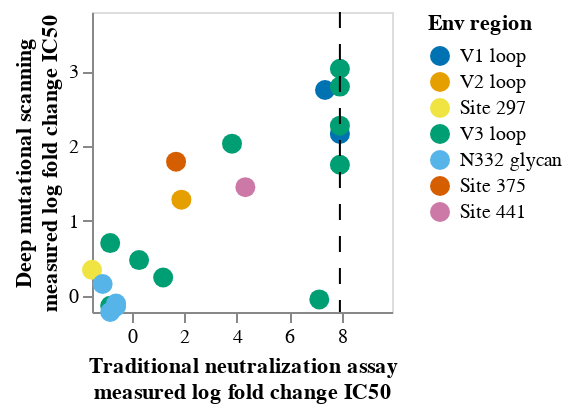
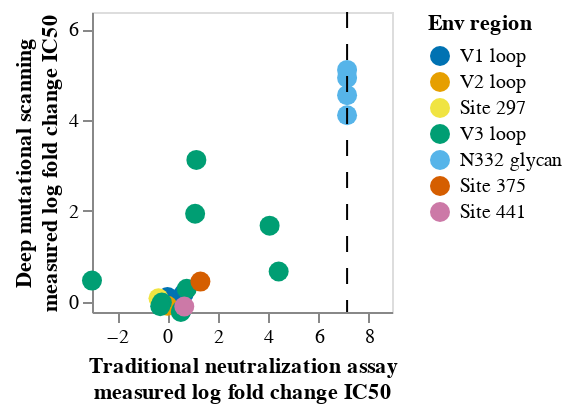
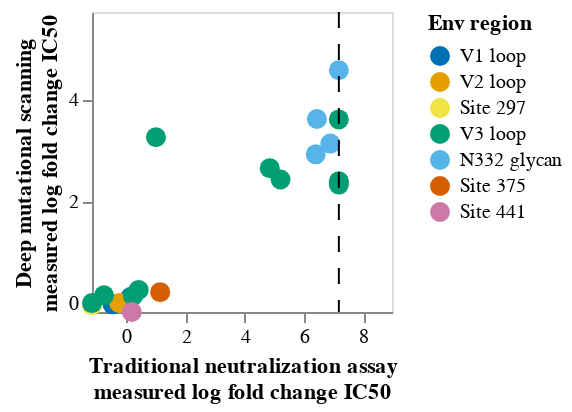
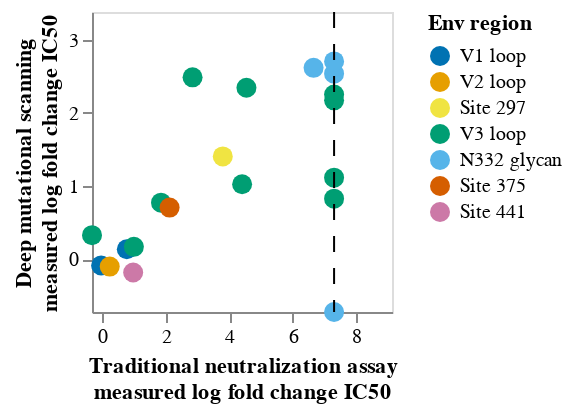

Write notebook code for charts like these, in order.
### Code cell
#display(plot_data)
for virus in fold_changes['virus'].unique():
    for antibody in fold_changes['antibody'].unique():
        sub_plot_data = fold_changes.query('virus==@virus').query('antibody==@antibody').query('times_seen>=2').copy()
        sub_plot_data['aa_substitutions'] = [f'wildtype {virus}' if x is '' else x for x in sub_plot_data['aa_substitutions']]
        sub_plot_data['log measured_fold_change'] = np.log(sub_plot_data['measured_fold_change'])
        fold_change_chart = (
            alt.Chart(sub_plot_data.query('virus==@virus').query('antibody==@antibody'))
            .encode(
                x=alt.X(
                    "log measured_fold_change",
                    title=["Traditional neutralization assay", "measured log fold change IC50"],
                    scale=alt.Scale(#type="log", 
                                        nice=False,
                                       domain=(sub_plot_data["log measured_fold_change"].min(), 
                                           sub_plot_data["log measured_fold_change"].max()*1.25)),
                       ),
                y=alt.Y(
                    "predicted log fold change IC50 mutant",
                    title=["Deep mutational scanning", "measured log fold change IC50"],
                    scale=alt.Scale(#type="log", 
                                    nice=False,
                                   domain=(sub_plot_data["predicted log fold change IC50 mutant"].min(), 
                                           sub_plot_data["predicted log fold change IC50 mutant"].max()*1.25)),
                ),
                #facet=alt.Facet("antibody", columns=4, title=None),
                color=alt.Color("Env region", 
                                #title="Amino acid substitutions", 
                                scale=alt.Scale(range=figure_palette[1:]),
                                sort=[
                                    'wildtype TRO11',
                                ]
                               ),
                tooltip=[
                    alt.Tooltip(c, format=".3g") if sub_plot_data[c].dtype == float
                    else c
                    for c in sub_plot_data.columns.tolist()
                ],
            )
            .mark_circle(filled=True, size=100, opacity=1)
            #.configure_axis(grid=False)
            #.resolve_scale(y="independent", x="independent")
            .properties(width=150, height=150)
        )
        
        antibody_df = fold_changes.query("antibody==@antibody").query('virus==@virus')
        antibody_df = antibody_df[~antibody_df['aa_substitutions'].str.contains(" ")]
        display(antibody_df)
        print(f"{antibody}:")
        slope, intercept, r_value, p_value, std_err = stats.linregress(
            antibody_df["predicted log fold change IC50 mutant"].astype(float),
            np.log(antibody_df["measured_fold_change"].astype(float)))
        print(f"Predicted fold change correlation (R^2): {round(r_value**2,3)}")
        
        line = alt.Chart(pd.DataFrame({'log measured_fold_change': [sub_plot_data["log measured_fold_change"].max()]})).mark_rule(strokeDash=[8,8]).encode(x='log measured_fold_change')
        (fold_change_chart + line).configure_axis(grid=False).display()

### Figure 1 — Vega-Lite specification as saved in the notebook (floating-point values rounded to 4 significant figures)
{"config": {"view": {"continuousWidth": 300, "continuousHeight": 300}, "axis": {"grid": false}}, "layer": [{"data": {"name": "data-1e853fa07700f74eed65a16342a73e0c"}, "mark": {"type": "circle", "filled": true, "opacity": 1, "size": 100}, "encoding": {"color": {"field": "Env region", "scale": {"range": ["#0072B2", "#E69F00", "#F0E442", "#009E73", "#56B4E9", "#D55E00", "#CC79A7", "#9F0162", "#8400CD"]}, "sort": ["wildtype TRO11"], "type": "nominal"}, "tooltip": [{"field": "antibody", "type": "nominal"}, {"field": "virus", "type": "nominal"}, {"field": "aa_substitutions", "type": "nominal"}, {"field": "measured IC50 mutant", "format": ".3g", "type": "quantitative"}, {"field": "predicted log fold change IC50 mutant", "format": ".3g", "type": "quantitative"}, {"field": "times_seen", "format": ".3g", "type": "quantitative"}, {"field": "n_models", "format": ".3g", "type": "quantitative"}, {"field": "Env region", "type": "nominal"}, {"field": "measured IC50 unmutated", "format": ".3g", "type": "quantitative"}, {"field": "predicted log fold change IC50 unmutated", "format": ".3g", "type": "quantitative"}, {"field": "measured_fold_change", "format": ".3g", "type": "quantitative"}, {"field": "log measured_fold_change", "format": ".3g", "type": "quantitative"}], "x": {"field": "log measured_fold_change", "scale": {"domain": [-1.504, 9.912], "nice": false}, "title": ["Traditional neutralization assay", "measured log fold change IC50"], "type": "quantitative"}, "y": {"field": "predicted log fold change IC50 mutant", "scale": {"domain": [-0.2178, 3.794], "nice": false}, "title": ["Deep mutational scanning", "measured log fold change IC50"], "type": "quantitative"}}}, {"data": {"name": "data-c9ccd4fd955570b79ab371db6319cf56"}, "mark": {"type": "rule", "strokeDash": [8, 8]}, "encoding": {"x": {"field": "log measured_fold_change", "type": "quantitative"}}}], "height": 150, "width": 150, "$schema": "https://vega.github.io/schema/vega-lite/v5.20.1.json", "datasets": {"data-1e853fa07700f74eed65a16342a73e0c": [{"antibody": "007", "virus": "TRO11", "aa_substitutions": "N156K", "measured IC50 mutant": 25.0, "predicted log fold change IC50 mutant": 2.164, "times_seen": 11.54, "n_models": 2.0, "Env region": "V1 loop", "measured IC50 unmutated": 0.009, "predicted log fold change IC50 unmutated": 1.0, "measured_fold_change": 2778.0, "log measured_fold_change": 7.929}, {"antibody": "007", "virus": "TRO11", "aa_substitutions": "N156R", "measured IC50 mutant": 14.19, "predicted log fold change IC50 mutant": 2.752, "times_seen": 5.875, "n_models": 2.0, "Env region": "V1 loop", "measured IC50 unmutated": 0.009, "predicted log fold change IC50 unmutated": 1.0, "measured_fold_change": 1577.0, "log measured_fold_change": 7.363}, {"antibody": "007", "virus": "TRO11", "aa_substitutions": "T189G", "measured IC50 mutant": 0.06, "predicted log fold change IC50 mutant": 1.285, "times_seen": 4.667, "n_models": 2.0, "Env region": "V2 loop", "measured IC50 unmutated": 0.009, "predicted log fold change IC50 unmutated": 1.0, "measured_fold_change": 6.667, "log measured_fold_change": 1.897}, {"antibody": "007", "virus": "TRO11", "aa_substitutions": "T297E", "measured IC50 mutant": 0.002, "predicted log fold change IC50 mutant": 0.3459, "times_seen": 2.5, "n_models": 2.0, "Env region": "Site 297", "measured IC50 unmutated": 0.009, "predicted log fold change IC50 unmutated": 1.0, "measured_fold_change": 0.2222, "log measured_fold_change": -1.504}, {"antibody": "007", "virus": "TRO11", "aa_substitutions": "T303G", "measured IC50 mutant": 25.0, "predicted log fold change IC50 mutant": 3.035, "times_seen": 3.125, "n_models": 2.0, "Env region": "V3 loop", "measured IC50 unmutated": 0.009, "predicted log fold change IC50 unmutated": 1.0, "measured_fold_change": 2778.0, "log measured_fold_change": 7.929}, {"antibody": "007", "virus": "TRO11", "aa_substitutions": "T303K", "measured IC50 mutant": 25.0, "predicted log fold change IC50 mutant": 2.797, "times_seen": 9.042, "n_models": 2.0, "Env region": "V3 loop", "measured IC50 unmutated": 0.009, "predicted log fold change IC50 unmutated": 1.0, "measured_fold_change": 2778.0, "log measured_fold_change": 7.929}, {"antibody": "007", "virus": "TRO11", "aa_substitutions": "D322K", "measured IC50 mutant": 25.0, "predicted log fold change IC50 mutant": 2.274, "times_seen": 7.125, "n_models": 2.0, "Env region": "V3 loop", "measured IC50 unmutated": 0.009, "predicted log fold change IC50 unmutated": 1.0, "measured_fold_change": 2778.0, "log measured_fold_change": 7.929}, {"antibody": "007", "virus": "TRO11", "aa_substitutions": "G324D", "measured IC50 mutant": 0.03, "predicted log fold change IC50 mutant": 0.2442, "times_seen": 10.25, "n_models": 2.0, "Env region": "V3 loop", "measured IC50 unmutated": 0.009, "predicted log fold change IC50 unmutated": 1.0, "measured_fold_change": 3.333, "log measured_fold_change": 1.204}, {"antibody": "007", "virus": "TRO11", "aa_substitutions": "G324V", "measured IC50 mutant": 25.0, "predicted log fold change IC50 mutant": 1.751, "times_seen": 3.958, "n_models": 2.0, "Env region": "V3 loop", "measured IC50 unmutated": 0.009, "predicted log fold change IC50 unmutated": 1.0, "measured_fold_change": 2778.0, "log measured_fold_change": 7.929}, {"antibody": "007", "virus": "TRO11", "aa_substitutions": "D325Q", "measured IC50 mutant": 0.004, "predicted log fold change IC50 mutant": -0.1351, "times_seen": 4.125, "n_models": 2.0, "Env region": "V3 loop", "measured IC50 unmutated": 0.009, "predicted log fold change IC50 unmutated": 1.0, "measured_fold_change": 0.4444, "log measured_fold_change": -0.8109}, {"antibody": "007", "virus": "TRO11", "aa_substitutions": "R327L", "measured IC50 mutant": 0.412, "predicted log fold change IC50 mutant": 2.033, "times_seen": 6.958, "n_models": 2.0, "Env region": "V3 loop", "measured IC50 unmutated": 0.009, "predicted log fold change IC50 unmutated": 1.0, "measured_fold_change": 45.78, "log measured_fold_change": 3.824}, {"antibody": "007", "virus": "TRO11", "aa_substitutions": "R327P", "measured IC50 mutant": 11.42, "predicted log fold change IC50 mutant": -0.04915, "times_seen": 4.0, "n_models": 2.0, "Env region": "V3 loop", "measured IC50 unmutated": 0.009, "predicted log fold change IC50 unmutated": 1.0, "measured_fold_change": 1269.0, "log measured_fold_change": 7.146}, {"antibody": "007", "virus": "TRO11", "aa_substitutions": "H330D", "measured IC50 mutant": 0.004, "predicted log fold change IC50 mutant": 0.7042, "times_seen": 6.0, "n_models": 2.0, "Env region": "V3 loop", "measured IC50 unmutated": 0.009, "predicted log fold change IC50 unmutated": 1.0, "measured_fold_change": 0.4444, "log measured_fold_change": -0.8109}, {"antibody": "007", "virus": "TRO11", "aa_substitutions": "H330E", "measured IC50 mutant": 0.012, "predicted log fold change IC50 mutant": 0.4763, "times_seen": 7.0, "n_models": 2.0, "Env region": "V3 loop", "measured IC50 unmutated": 0.009, "predicted log fold change IC50 unmutated": 1.0, "measured_fold_change": 1.333, "log measured_fold_change": 0.2877}, {"antibody": "007", "virus": "TRO11", "aa_substitutions": "N332K", "measured IC50 mutant": 0.003, "predicted log fold change IC50 mutant": 0.1566, "times_seen": 10.0, "n_models": 2.0, "Env region": "N332 glycan", "measured IC50 unmutated": 0.009, "predicted log fold change IC50 unmutated": 1.0, "measured_fold_change": 0.3333, "log measured_fold_change": -1.099}, {"antibody": "007", "virus": "TRO11", "aa_substitutions": "N332V", "measured IC50 mutant": 0.004, "predicted log fold change IC50 mutant": -0.2178, "times_seen": 4.5, "n_models": 2.0, "Env region": "N332 glycan", "measured IC50 unmutated": 0.009, "predicted log fold change IC50 unmutated": 1.0, "measured_fold_change": 0.4444, "log measured_fold_change": -0.8109}, {"antibody": "007", "virus": "TRO11", "aa_substitutions": "S334Q", "measured IC50 mutant": 0.005, "predicted log fold change IC50 mutant": -0.1035, "times_seen": 2.5, "n_models": 2.0, "Env region": "N332 glycan", "measured IC50 unmutated": 0.009, "predicted log fold change IC50 unmutated": 1.0, "measured_fold_change": 0.5556, "log measured_fold_change": -0.5878}, {"antibody": "007", "virus": "TRO11", "aa_substitutions": "S334R", "measured IC50 mutant": 0.005, "predicted log fold change IC50 mutant": -0.1444, "times_seen": 7.0, "n_models": 2.0, "Env region": "N332 glycan", "measured IC50 unmutated": 0.009, "predicted log fold change IC50 unmutated": 1.0, "measured_fold_change": 0.5556, "log measured_fold_change": -0.5878}, {"antibody": "007", "virus": "TRO11", "aa_substitutions": "S375W", "measured IC50 mutant": 0.049, "predicted log fold change IC50 mutant": 1.793, "times_seen": 4.25, "n_models": 2.0, "Env region": "Site 375", "measured IC50 unmutated": 0.009, "predicted log fold change IC50 unmutated": 1.0, "measured_fold_change": 5.444, "log measured_fold_change": 1.695}, {"antibody": "007", "virus": "TRO11", "aa_substitutions": "G441I", "measured IC50 mutant": 0.685, "predicted log fold change IC50 mutant": 1.451, "times_seen": 5.5, "n_models": 2.0, "Env region": "Site 441", "measured IC50 unmutated": 0.009, "predicted log fold change IC50 unmutated": 1.0, "measured_fold_change": 76.11, "log measured_fold_change": 4.332}], "data-c9ccd4fd955570b79ab371db6319cf56": [{"log measured_fold_change": 7.929}]}}

### Figure 2 — Vega-Lite specification as saved in the notebook (floating-point values rounded to 4 significant figures)
{"config": {"view": {"continuousWidth": 300, "continuousHeight": 300}, "axis": {"grid": false}}, "layer": [{"data": {"name": "data-89dc4dd5b88ee7855766344a844207a3"}, "mark": {"type": "circle", "filled": true, "opacity": 1, "size": 100}, "encoding": {"color": {"field": "Env region", "scale": {"range": ["#0072B2", "#E69F00", "#F0E442", "#009E73", "#56B4E9", "#D55E00", "#CC79A7", "#9F0162", "#8400CD"]}, "sort": ["wildtype TRO11"], "type": "nominal"}, "tooltip": [{"field": "antibody", "type": "nominal"}, {"field": "virus", "type": "nominal"}, {"field": "aa_substitutions", "type": "nominal"}, {"field": "measured IC50 mutant", "format": ".3g", "type": "quantitative"}, {"field": "predicted log fold change IC50 mutant", "format": ".3g", "type": "quantitative"}, {"field": "times_seen", "format": ".3g", "type": "quantitative"}, {"field": "n_models", "format": ".3g", "type": "quantitative"}, {"field": "Env region", "type": "nominal"}, {"field": "measured IC50 unmutated", "format": ".3g", "type": "quantitative"}, {"field": "predicted log fold change IC50 unmutated", "format": ".3g", "type": "quantitative"}, {"field": "measured_fold_change", "format": ".3g", "type": "quantitative"}, {"field": "log measured_fold_change", "format": ".3g", "type": "quantitative"}], "x": {"field": "log measured_fold_change", "scale": {"domain": [-2.996, 8.914], "nice": false}, "title": ["Traditional neutralization assay", "measured log fold change IC50"], "type": "quantitative"}, "y": {"field": "predicted log fold change IC50 mutant", "scale": {"domain": [-0.2295, 6.377], "nice": false}, "title": ["Deep mutational scanning", "measured log fold change IC50"], "type": "quantitative"}}}, {"data": {"name": "data-2a133728929b89aebbf12dd16616d04c"}, "mark": {"type": "rule", "strokeDash": [8, 8]}, "encoding": {"x": {"field": "log measured_fold_change", "type": "quantitative"}}}], "height": 150, "width": 150, "$schema": "https://vega.github.io/schema/vega-lite/v5.20.1.json", "datasets": {"data-89dc4dd5b88ee7855766344a844207a3": [{"antibody": "10-1074", "virus": "TRO11", "aa_substitutions": "N156K", "measured IC50 mutant": 0.038, "predicted log fold change IC50 mutant": 0.1718, "times_seen": 12.17, "n_models": 3.0, "Env region": "V1 loop", "measured IC50 unmutated": 0.02, "predicted log fold change IC50 unmutated": 1.0, "measured_fold_change": 1.9, "log measured_fold_change": 0.6419}, {"antibody": "10-1074", "virus": "TRO11", "aa_substitutions": "N156R", "measured IC50 mutant": 0.02, "predicted log fold change IC50 mutant": 0.103, "times_seen": 4.5, "n_models": 3.0, "Env region": "V1 loop", "measured IC50 unmutated": 0.02, "predicted log fold change IC50 unmutated": 1.0, "measured_fold_change": 1.0, "log measured_fold_change": 0.0}, {"antibody": "10-1074", "virus": "TRO11", "aa_substitutions": "T189G", "measured IC50 mutant": 0.02, "predicted log fold change IC50 mutant": -0.09394, "times_seen": 4.111, "n_models": 3.0, "Env region": "V2 loop", "measured IC50 unmutated": 0.02, "predicted log fold change IC50 unmutated": 1.0, "measured_fold_change": 1.0, "log measured_fold_change": 0.0}, {"antibody": "10-1074", "virus": "TRO11", "aa_substitutions": "T297E", "measured IC50 mutant": 0.014, "predicted log fold change IC50 mutant": 0.07409, "times_seen": 2.0, "n_models": 3.0, "Env region": "Site 297", "measured IC50 unmutated": 0.02, "predicted log fold change IC50 unmutated": 1.0, "measured_fold_change": 0.7, "log measured_fold_change": -0.3567}, {"antibody": "10-1074", "virus": "TRO11", "aa_substitutions": "T303G", "measured IC50 mutant": 0.016, "predicted log fold change IC50 mutant": -0.0229, "times_seen": 2.75, "n_models": 3.0, "Env region": "V3 loop", "measured IC50 unmutated": 0.02, "predicted log fold change IC50 unmutated": 1.0, "measured_fold_change": 0.8, "log measured_fold_change": -0.2231}, {"antibody": "10-1074", "virus": "TRO11", "aa_substitutions": "T303K", "measured IC50 mutant": 0.015, "predicted log fold change IC50 mutant": -0.1004, "times_seen": 8.0, "n_models": 3.0, "Env region": "V3 loop", "measured IC50 unmutated": 0.02, "predicted log fold change IC50 unmutated": 1.0, "measured_fold_change": 0.75, "log measured_fold_change": -0.2877}, {"antibody": "10-1074", "virus": "TRO11", "aa_substitutions": "D322K", "measured IC50 mutant": 0.034, "predicted log fold change IC50 mutant": -0.2295, "times_seen": 7.417, "n_models": 3.0, "Env region": "V3 loop", "measured IC50 unmutated": 0.02, "predicted log fold change IC50 unmutated": 1.0, "measured_fold_change": 1.7, "log measured_fold_change": 0.5306}, {"antibody": "10-1074", "virus": "TRO11", "aa_substitutions": "G324D", "measured IC50 mutant": 0.035, "predicted log fold change IC50 mutant": -0.1849, "times_seen": 9.083, "n_models": 3.0, "Env region": "V3 loop", "measured IC50 unmutated": 0.02, "predicted log fold change IC50 unmutated": 1.0, "measured_fold_change": 1.75, "log measured_fold_change": 0.5596}, {"antibody": "10-1074", "virus": "TRO11", "aa_substitutions": "G324V", "measured IC50 mutant": 0.001, "predicted log fold change IC50 mutant": 0.4628, "times_seen": 3.75, "n_models": 3.0, "Env region": "V3 loop", "measured IC50 unmutated": 0.02, "predicted log fold change IC50 unmutated": 1.0, "measured_fold_change": 0.05, "log measured_fold_change": -2.996}, {"antibody": "10-1074", "virus": "TRO11", "aa_substitutions": "D325Q", "measured IC50 mutant": 1.653, "predicted log fold change IC50 mutant": 0.6627, "times_seen": 3.25, "n_models": 3.0, "Env region": "V3 loop", "measured IC50 unmutated": 0.02, "predicted log fold change IC50 unmutated": 1.0, "measured_fold_change": 82.65, "log measured_fold_change": 4.415}, {"antibody": "10-1074", "virus": "TRO11", "aa_substitutions": "R327L", "measured IC50 mutant": 0.043, "predicted log fold change IC50 mutant": 0.2802, "times_seen": 7.028, "n_models": 3.0, "Env region": "V3 loop", "measured IC50 unmutated": 0.02, "predicted log fold change IC50 unmutated": 1.0, "measured_fold_change": 2.15, "log measured_fold_change": 0.7655}, {"antibody": "10-1074", "virus": "TRO11", "aa_substitutions": "R327P", "measured IC50 mutant": 1.154, "predicted log fold change IC50 mutant": 1.672, "times_seen": 4.389, "n_models": 3.0, "Env region": "V3 loop", "measured IC50 unmutated": 0.02, "predicted log fold change IC50 unmutated": 1.0, "measured_fold_change": 57.7, "log measured_fold_change": 4.055}, {"antibody": "10-1074", "virus": "TRO11", "aa_substitutions": "H330D", "measured IC50 mutant": 0.06, "predicted log fold change IC50 mutant": 1.933, "times_seen": 6.333, "n_models": 3.0, "Env region": "V3 loop", "measured IC50 unmutated": 0.02, "predicted log fold change IC50 unmutated": 1.0, "measured_fold_change": 3.0, "log measured_fold_change": 1.099}, {"antibody": "10-1074", "virus": "TRO11", "aa_substitutions": "H330E", "measured IC50 mutant": 0.063, "predicted log fold change IC50 mutant": 3.12, "times_seen": 7.111, "n_models": 3.0, "Env region": "V3 loop", "measured IC50 unmutated": 0.02, "predicted log fold change IC50 unmutated": 1.0, "measured_fold_change": 3.15, "log measured_fold_change": 1.147}, {"antibody": "10-1074", "virus": "TRO11", "aa_substitutions": "N332K", "measured IC50 mutant": 25.0, "predicted log fold change IC50 mutant": 4.546, "times_seen": 12.31, "n_models": 3.0, "Env region": "N332 glycan", "measured IC50 unmutated": 0.02, "predicted log fold change IC50 unmutated": 1.0, "measured_fold_change": 1250.0, "log measured_fold_change": 7.131}, {"antibody": "10-1074", "virus": "TRO11", "aa_substitutions": "N332V", "measured IC50 mutant": 25.0, "predicted log fold change IC50 mutant": 4.927, "times_seen": 5.306, "n_models": 3.0, "Env region": "N332 glycan", "measured IC50 unmutated": 0.02, "predicted log fold change IC50 unmutated": 1.0, "measured_fold_change": 1250.0, "log measured_fold_change": 7.131}, {"antibody": "10-1074", "virus": "TRO11", "aa_substitutions": "S334Q", "measured IC50 mutant": 25.0, "predicted log fold change IC50 mutant": 5.102, "times_seen": 3.417, "n_models": 3.0, "Env region": "N332 glycan", "measured IC50 unmutated": 0.02, "predicted log fold change IC50 unmutated": 1.0, "measured_fold_change": 1250.0, "log measured_fold_change": 7.131}, {"antibody": "10-1074", "virus": "TRO11", "aa_substitutions": "S334R", "measured IC50 mutant": 25.0, "predicted log fold change IC50 mutant": 4.103, "times_seen": 8.722, "n_models": 3.0, "Env region": "N332 glycan", "measured IC50 unmutated": 0.02, "predicted log fold change IC50 unmutated": 1.0, "measured_fold_change": 1250.0, "log measured_fold_change": 7.131}, {"antibody": "10-1074", "virus": "TRO11", "aa_substitutions": "S375W", "measured IC50 mutant": 0.074, "predicted log fold change IC50 mutant": 0.4397, "times_seen": 3.333, "n_models": 3.0, "Env region": "Site 375", "measured IC50 unmutated": 0.02, "predicted log fold change IC50 unmutated": 1.0, "measured_fold_change": 3.7, "log measured_fold_change": 1.308}, {"antibody": "10-1074", "virus": "TRO11", "aa_substitutions": "G441I", "measured IC50 mutant": 0.039, "predicted log fold change IC50 mutant": -0.1073, "times_seen": 5.083, "n_models": 3.0, "Env region": "Site 441", "measured IC50 unmutated": 0.02, "predicted log fold change IC50 unmutated": 1.0, "measured_fold_change": 1.95, "log measured_fold_change": 0.6678}], "data-2a133728929b89aebbf12dd16616d04c": [{"log measured_fold_change": 7.131}]}}

### Figure 3 — Vega-Lite specification as saved in the notebook (floating-point values rounded to 4 significant figures)
{"config": {"view": {"continuousWidth": 300, "continuousHeight": 300}, "axis": {"grid": false}}, "layer": [{"data": {"name": "data-06a742e3298c8770d68e676a3b030056"}, "mark": {"type": "circle", "filled": true, "opacity": 1, "size": 100}, "encoding": {"color": {"field": "Env region", "scale": {"range": ["#0072B2", "#E69F00", "#F0E442", "#009E73", "#56B4E9", "#D55E00", "#CC79A7", "#9F0162", "#8400CD"]}, "sort": ["wildtype TRO11"], "type": "nominal"}, "tooltip": [{"field": "antibody", "type": "nominal"}, {"field": "virus", "type": "nominal"}, {"field": "aa_substitutions", "type": "nominal"}, {"field": "measured IC50 mutant", "format": ".3g", "type": "quantitative"}, {"field": "predicted log fold change IC50 mutant", "format": ".3g", "type": "quantitative"}, {"field": "times_seen", "format": ".3g", "type": "quantitative"}, {"field": "n_models", "format": ".3g", "type": "quantitative"}, {"field": "Env region", "type": "nominal"}, {"field": "measured IC50 unmutated", "format": ".3g", "type": "quantitative"}, {"field": "predicted log fold change IC50 unmutated", "format": ".3g", "type": "quantitative"}, {"field": "measured_fold_change", "format": ".3g", "type": "quantitative"}, {"field": "log measured_fold_change", "format": ".3g", "type": "quantitative"}], "x": {"field": "log measured_fold_change", "scale": {"domain": [-1.158, 8.971], "nice": false}, "title": ["Traditional neutralization assay", "measured log fold change IC50"], "type": "quantitative"}, "y": {"field": "predicted log fold change IC50 mutant", "scale": {"domain": [-0.1749, 5.717], "nice": false}, "title": ["Deep mutational scanning", "measured log fold change IC50"], "type": "quantitative"}}}, {"data": {"name": "data-576b9b49e455644e5abf251b10db1bd2"}, "mark": {"type": "rule", "strokeDash": [8, 8]}, "encoding": {"x": {"field": "log measured_fold_change", "type": "quantitative"}}}], "height": 150, "width": 150, "$schema": "https://vega.github.io/schema/vega-lite/v5.20.1.json", "datasets": {"data-06a742e3298c8770d68e676a3b030056": [{"antibody": "PGT121", "virus": "TRO11", "aa_substitutions": "N156K", "measured IC50 mutant": 0.022, "predicted log fold change IC50 mutant": 0.1198, "times_seen": 11.12, "n_models": 2.0, "Env region": "V1 loop", "measured IC50 unmutated": 0.0191, "predicted log fold change IC50 unmutated": 1.0, "measured_fold_change": 1.152, "log measured_fold_change": 0.1414}, {"antibody": "PGT121", "virus": "TRO11", "aa_substitutions": "N156R", "measured IC50 mutant": 0.012, "predicted log fold change IC50 mutant": -0.02393, "times_seen": 6.5, "n_models": 2.0, "Env region": "V1 loop", "measured IC50 unmutated": 0.0191, "predicted log fold change IC50 unmutated": 1.0, "measured_fold_change": 0.6283, "log measured_fold_change": -0.4648}, {"antibody": "PGT121", "virus": "TRO11", "aa_substitutions": "T189G", "measured IC50 mutant": 0.015, "predicted log fold change IC50 mutant": 0.002416, "times_seen": 5.5, "n_models": 2.0, "Env region": "V2 loop", "measured IC50 unmutated": 0.0191, "predicted log fold change IC50 unmutated": 1.0, "measured_fold_change": 0.7853, "log measured_fold_change": -0.2416}, {"antibody": "PGT121", "virus": "TRO11", "aa_substitutions": "T297E", "measured IC50 mutant": 0.006, "predicted log fold change IC50 mutant": -0.04082, "times_seen": 3.0, "n_models": 2.0, "Env region": "Site 297", "measured IC50 unmutated": 0.0191, "predicted log fold change IC50 unmutated": 1.0, "measured_fold_change": 0.3141, "log measured_fold_change": -1.158}, {"antibody": "PGT121", "virus": "TRO11", "aa_substitutions": "T303G", "measured IC50 mutant": 0.009, "predicted log fold change IC50 mutant": 0.153, "times_seen": 3.5, "n_models": 2.0, "Env region": "V3 loop", "measured IC50 unmutated": 0.0191, "predicted log fold change IC50 unmutated": 1.0, "measured_fold_change": 0.4712, "log measured_fold_change": -0.7525}, {"antibody": "PGT121", "virus": "TRO11", "aa_substitutions": "T303K", "measured IC50 mutant": 0.006, "predicted log fold change IC50 mutant": 0.0005734, "times_seen": 10.12, "n_models": 2.0, "Env region": "V3 loop", "measured IC50 unmutated": 0.0191, "predicted log fold change IC50 unmutated": 1.0, "measured_fold_change": 0.3141, "log measured_fold_change": -1.158}, {"antibody": "PGT121", "virus": "TRO11", "aa_substitutions": "D322K", "measured IC50 mutant": 0.024, "predicted log fold change IC50 mutant": 0.1404, "times_seen": 6.125, "n_models": 2.0, "Env region": "V3 loop", "measured IC50 unmutated": 0.0191, "predicted log fold change IC50 unmutated": 1.0, "measured_fold_change": 1.257, "log measured_fold_change": 0.2284}, {"antibody": "PGT121", "virus": "TRO11", "aa_substitutions": "G324D", "measured IC50 mutant": 3.492, "predicted log fold change IC50 mutant": 2.428, "times_seen": 9.5, "n_models": 2.0, "Env region": "V3 loop", "measured IC50 unmutated": 0.0191, "predicted log fold change IC50 unmutated": 1.0, "measured_fold_change": 182.8, "log measured_fold_change": 5.209}, {"antibody": "PGT121", "virus": "TRO11", "aa_substitutions": "G324V", "measured IC50 mutant": 25.0, "predicted log fold change IC50 mutant": 2.327, "times_seen": 6.5, "n_models": 2.0, "Env region": "V3 loop", "measured IC50 unmutated": 0.0191, "predicted log fold change IC50 unmutated": 1.0, "measured_fold_change": 1309.0, "log measured_fold_change": 7.177}, {"antibody": "PGT121", "virus": "TRO11", "aa_substitutions": "D325Q", "measured IC50 mutant": 2.425, "predicted log fold change IC50 mutant": 2.65, "times_seen": 4.125, "n_models": 2.0, "Env region": "V3 loop", "measured IC50 unmutated": 0.0191, "predicted log fold change IC50 unmutated": 1.0, "measured_fold_change": 127.0, "log measured_fold_change": 4.844}, {"antibody": "PGT121", "virus": "TRO11", "aa_substitutions": "R327L", "measured IC50 mutant": 0.029, "predicted log fold change IC50 mutant": 0.2589, "times_seen": 6.5, "n_models": 2.0, "Env region": "V3 loop", "measured IC50 unmutated": 0.0191, "predicted log fold change IC50 unmutated": 1.0, "measured_fold_change": 1.518, "log measured_fold_change": 0.4176}, {"antibody": "PGT121", "virus": "TRO11", "aa_substitutions": "R327P", "measured IC50 mutant": 25.0, "predicted log fold change IC50 mutant": 2.394, "times_seen": 5.0, "n_models": 2.0, "Env region": "V3 loop", "measured IC50 unmutated": 0.0191, "predicted log fold change IC50 unmutated": 1.0, "measured_fold_change": 1309.0, "log measured_fold_change": 7.177}, {"antibody": "PGT121", "virus": "TRO11", "aa_substitutions": "H330D", "measured IC50 mutant": 25.0, "predicted log fold change IC50 mutant": 3.608, "times_seen": 6.25, "n_models": 2.0, "Env region": "V3 loop", "measured IC50 unmutated": 0.0191, "predicted log fold change IC50 unmutated": 1.0, "measured_fold_change": 1309.0, "log measured_fold_change": 7.177}, {"antibody": "PGT121", "virus": "TRO11", "aa_substitutions": "H330E", "measured IC50 mutant": 0.052, "predicted log fold change IC50 mutant": 3.257, "times_seen": 7.75, "n_models": 2.0, "Env region": "V3 loop", "measured IC50 unmutated": 0.0191, "predicted log fold change IC50 unmutated": 1.0, "measured_fold_change": 2.723, "log measured_fold_change": 1.002}, {"antibody": "PGT121", "virus": "TRO11", "aa_substitutions": "N332K", "measured IC50 mutant": 25.0, "predicted log fold change IC50 mutant": 4.574, "times_seen": 11.88, "n_models": 2.0, "Env region": "N332 glycan", "measured IC50 unmutated": 0.0191, "predicted log fold change IC50 unmutated": 1.0, "measured_fold_change": 1309.0, "log measured_fold_change": 7.177}, {"antibody": "PGT121", "virus": "TRO11", "aa_substitutions": "N332V", "measured IC50 mutant": 11.44, "predicted log fold change IC50 mutant": 2.922, "times_seen": 6.75, "n_models": 2.0, "Env region": "N332 glycan", "measured IC50 unmutated": 0.0191, "predicted log fold change IC50 unmutated": 1.0, "measured_fold_change": 599.1, "log measured_fold_change": 6.395}, {"antibody": "PGT121", "virus": "TRO11", "aa_substitutions": "S334Q", "measured IC50 mutant": 18.77, "predicted log fold change IC50 mutant": 3.133, "times_seen": 3.0, "n_models": 2.0, "Env region": "N332 glycan", "measured IC50 unmutated": 0.0191, "predicted log fold change IC50 unmutated": 1.0, "measured_fold_change": 982.7, "log measured_fold_change": 6.89}, {"antibody": "PGT121", "virus": "TRO11", "aa_substitutions": "S334R", "measured IC50 mutant": 11.92, "predicted log fold change IC50 mutant": 3.616, "times_seen": 8.25, "n_models": 2.0, "Env region": "N332 glycan", "measured IC50 unmutated": 0.0191, "predicted log fold change IC50 unmutated": 1.0, "measured_fold_change": 623.9, "log measured_fold_change": 6.436}, {"antibody": "PGT121", "virus": "TRO11", "aa_substitutions": "S375W", "measured IC50 mutant": 0.06, "predicted log fold change IC50 mutant": 0.2153, "times_seen": 4.5, "n_models": 2.0, "Env region": "Site 375", "measured IC50 unmutated": 0.0191, "predicted log fold change IC50 unmutated": 1.0, "measured_fold_change": 3.141, "log measured_fold_change": 1.145}, {"antibody": "PGT121", "virus": "TRO11", "aa_substitutions": "G441I", "measured IC50 mutant": 0.023, "predicted log fold change IC50 mutant": -0.1749, "times_seen": 4.5, "n_models": 2.0, "Env region": "Site 441", "measured IC50 unmutated": 0.0191, "predicted log fold change IC50 unmutated": 1.0, "measured_fold_change": 1.204, "log measured_fold_change": 0.1858}], "data-576b9b49e455644e5abf251b10db1bd2": [{"log measured_fold_change": 7.177}]}}

### Figure 4 — Vega-Lite specification as saved in the notebook (floating-point values rounded to 4 significant figures)
{"config": {"view": {"continuousWidth": 300, "continuousHeight": 300}, "axis": {"grid": false}}, "layer": [{"data": {"name": "data-7136bba66fb110de32aea518cfb845cc"}, "mark": {"type": "circle", "filled": true, "opacity": 1, "size": 100}, "encoding": {"color": {"field": "Env region", "scale": {"range": ["#0072B2", "#E69F00", "#F0E442", "#009E73", "#56B4E9", "#D55E00", "#CC79A7", "#9F0162", "#8400CD"]}, "sort": ["wildtype TRO11"], "type": "nominal"}, "tooltip": [{"field": "antibody", "type": "nominal"}, {"field": "virus", "type": "nominal"}, {"field": "aa_substitutions", "type": "nominal"}, {"field": "measured IC50 mutant", "format": ".3g", "type": "quantitative"}, {"field": "predicted log fold change IC50 mutant", "format": ".3g", "type": "quantitative"}, {"field": "times_seen", "format": ".3g", "type": "quantitative"}, {"field": "n_models", "format": ".3g", "type": "quantitative"}, {"field": "Env region", "type": "nominal"}, {"field": "measured IC50 unmutated", "format": ".3g", "type": "quantitative"}, {"field": "predicted log fold change IC50 unmutated", "format": ".3g", "type": "quantitative"}, {"field": "measured_fold_change", "format": ".3g", "type": "quantitative"}, {"field": "log measured_fold_change", "format": ".3g", "type": "quantitative"}], "x": {"field": "log measured_fold_change", "scale": {"domain": [-0.3291, 9.141], "nice": false}, "title": ["Traditional neutralization assay", "measured log fold change IC50"], "type": "quantitative"}, "y": {"field": "predicted log fold change IC50 mutant", "scale": {"domain": [-0.7216, 3.377], "nice": false}, "title": ["Deep mutational scanning", "measured log fold change IC50"], "type": "quantitative"}}}, {"data": {"name": "data-3da674e88ff30bde06f5abc148e74d07"}, "mark": {"type": "rule", "strokeDash": [8, 8]}, "encoding": {"x": {"field": "log measured_fold_change", "type": "quantitative"}}}], "height": 150, "width": 150, "$schema": "https://vega.github.io/schema/vega-lite/v5.20.1.json", "datasets": {"data-7136bba66fb110de32aea518cfb845cc": [{"antibody": "PGT128", "virus": "TRO11", "aa_substitutions": "N156K", "measured IC50 mutant": 0.036, "predicted log fold change IC50 mutant": 0.1361, "times_seen": 11.12, "n_models": 2.0, "Env region": "V1 loop", "measured IC50 unmutated": 0.01668, "predicted log fold change IC50 unmutated": 1.0, "measured_fold_change": 2.159, "log measured_fold_change": 0.7695}, {"antibody": "PGT128", "virus": "TRO11", "aa_substitutions": "N156R", "measured IC50 mutant": 0.016, "predicted log fold change IC50 mutant": -0.08549, "times_seen": 6.5, "n_models": 2.0, "Env region": "V1 loop", "measured IC50 unmutated": 0.01668, "predicted log fold change IC50 unmutated": 1.0, "measured_fold_change": 0.9595, "log measured_fold_change": -0.04138}, {"antibody": "PGT128", "virus": "TRO11", "aa_substitutions": "T189G", "measured IC50 mutant": 0.021, "predicted log fold change IC50 mutant": -0.1017, "times_seen": 5.5, "n_models": 2.0, "Env region": "V2 loop", "measured IC50 unmutated": 0.01668, "predicted log fold change IC50 unmutated": 1.0, "measured_fold_change": 1.259, "log measured_fold_change": 0.2306}, {"antibody": "PGT128", "virus": "TRO11", "aa_substitutions": "T297E", "measured IC50 mutant": 0.745, "predicted log fold change IC50 mutant": 1.404, "times_seen": 3.0, "n_models": 2.0, "Env region": "Site 297", "measured IC50 unmutated": 0.01668, "predicted log fold change IC50 unmutated": 1.0, "measured_fold_change": 44.67, "log measured_fold_change": 3.799}, {"antibody": "PGT128", "virus": "TRO11", "aa_substitutions": "T303G", "measured IC50 mutant": 25.0, "predicted log fold change IC50 mutant": 2.249, "times_seen": 3.5, "n_models": 2.0, "Env region": "V3 loop", "measured IC50 unmutated": 0.01668, "predicted log fold change IC50 unmutated": 1.0, "measured_fold_change": 1499.0, "log measured_fold_change": 7.313}, {"antibody": "PGT128", "virus": "TRO11", "aa_substitutions": "T303K", "measured IC50 mutant": 1.572, "predicted log fold change IC50 mutant": 2.342, "times_seen": 10.5, "n_models": 2.0, "Env region": "V3 loop", "measured IC50 unmutated": 0.01668, "predicted log fold change IC50 unmutated": 1.0, "measured_fold_change": 94.27, "log measured_fold_change": 4.546}, {"antibody": "PGT128", "virus": "TRO11", "aa_substitutions": "D322K", "measured IC50 mutant": 0.045, "predicted log fold change IC50 mutant": 0.169, "times_seen": 6.0, "n_models": 2.0, "Env region": "V3 loop", "measured IC50 unmutated": 0.01668, "predicted log fold change IC50 unmutated": 1.0, "measured_fold_change": 2.698, "log measured_fold_change": 0.9927}, {"antibody": "PGT128", "virus": "TRO11", "aa_substitutions": "G324D", "measured IC50 mutant": 25.0, "predicted log fold change IC50 mutant": 2.17, "times_seen": 9.375, "n_models": 2.0, "Env region": "V3 loop", "measured IC50 unmutated": 0.01668, "predicted log fold change IC50 unmutated": 1.0, "measured_fold_change": 1499.0, "log measured_fold_change": 7.313}, {"antibody": "PGT128", "virus": "TRO11", "aa_substitutions": "G324V", "measured IC50 mutant": 25.0, "predicted log fold change IC50 mutant": 0.8266, "times_seen": 5.25, "n_models": 2.0, "Env region": "V3 loop", "measured IC50 unmutated": 0.01668, "predicted log fold change IC50 unmutated": 1.0, "measured_fold_change": 1499.0, "log measured_fold_change": 7.313}, {"antibody": "PGT128", "virus": "TRO11", "aa_substitutions": "D325Q", "measured IC50 mutant": 0.012, "predicted log fold change IC50 mutant": 0.3279, "times_seen": 3.25, "n_models": 2.0, "Env region": "V3 loop", "measured IC50 unmutated": 0.01668, "predicted log fold change IC50 unmutated": 1.0, "measured_fold_change": 0.7196, "log measured_fold_change": -0.3291}, {"antibody": "PGT128", "virus": "TRO11", "aa_substitutions": "R327L", "measured IC50 mutant": 0.106, "predicted log fold change IC50 mutant": 0.7726, "times_seen": 6.5, "n_models": 2.0, "Env region": "V3 loop", "measured IC50 unmutated": 0.01668, "predicted log fold change IC50 unmutated": 1.0, "measured_fold_change": 6.356, "log measured_fold_change": 1.849}, {"antibody": "PGT128", "virus": "TRO11", "aa_substitutions": "R327P", "measured IC50 mutant": 25.0, "predicted log fold change IC50 mutant": 1.114, "times_seen": 4.625, "n_models": 2.0, "Env region": "V3 loop", "measured IC50 unmutated": 0.01668, "predicted log fold change IC50 unmutated": 1.0, "measured_fold_change": 1499.0, "log measured_fold_change": 7.313}, {"antibody": "PGT128", "virus": "TRO11", "aa_substitutions": "H330D", "measured IC50 mutant": 0.287, "predicted log fold change IC50 mutant": 2.484, "times_seen": 6.25, "n_models": 2.0, "Env region": "V3 loop", "measured IC50 unmutated": 0.01668, "predicted log fold change IC50 unmutated": 1.0, "measured_fold_change": 17.21, "log measured_fold_change": 2.846}, {"antibody": "PGT128", "virus": "TRO11", "aa_substitutions": "H330E", "measured IC50 mutant": 1.371, "predicted log fold change IC50 mutant": 1.024, "times_seen": 6.625, "n_models": 2.0, "Env region": "V3 loop", "measured IC50 unmutated": 0.01668, "predicted log fold change IC50 unmutated": 1.0, "measured_fold_change": 82.21, "log measured_fold_change": 4.409}, {"antibody": "PGT128", "virus": "TRO11", "aa_substitutions": "N332K", "measured IC50 mutant": 25.0, "predicted log fold change IC50 mutant": 2.535, "times_seen": 10.75, "n_models": 2.0, "Env region": "N332 glycan", "measured IC50 unmutated": 0.01668, "predicted log fold change IC50 unmutated": 1.0, "measured_fold_change": 1499.0, "log measured_fold_change": 7.313}, {"antibody": "PGT128", "virus": "TRO11", "aa_substitutions": "N332V", "measured IC50 mutant": 25.0, "predicted log fold change IC50 mutant": 2.702, "times_seen": 6.625, "n_models": 2.0, "Env region": "N332 glycan", "measured IC50 unmutated": 0.01668, "predicted log fold change IC50 unmutated": 1.0, "measured_fold_change": 1499.0, "log measured_fold_change": 7.313}, {"antibody": "PGT128", "virus": "TRO11", "aa_substitutions": "S334Q", "measured IC50 mutant": 25.0, "predicted log fold change IC50 mutant": -0.7216, "times_seen": 3.0, "n_models": 2.0, "Env region": "N332 glycan", "measured IC50 unmutated": 0.01668, "predicted log fold change IC50 unmutated": 1.0, "measured_fold_change": 1499.0, "log measured_fold_change": 7.313}, {"antibody": "PGT128", "virus": "TRO11", "aa_substitutions": "S334R", "measured IC50 mutant": 13.08, "predicted log fold change IC50 mutant": 2.614, "times_seen": 7.375, "n_models": 2.0, "Env region": "N332 glycan", "measured IC50 unmutated": 0.01668, "predicted log fold change IC50 unmutated": 1.0, "measured_fold_change": 784.6, "log measured_fold_change": 6.665}, {"antibody": "PGT128", "virus": "TRO11", "aa_substitutions": "S375W", "measured IC50 mutant": 0.139, "predicted log fold change IC50 mutant": 0.7048, "times_seen": 4.5, "n_models": 2.0, "Env region": "Site 375", "measured IC50 unmutated": 0.01668, "predicted log fold change IC50 unmutated": 1.0, "measured_fold_change": 8.335, "log measured_fold_change": 2.121}, {"antibody": "PGT128", "virus": "TRO11", "aa_substitutions": "G441I", "measured IC50 mutant": 0.044, "predicted log fold change IC50 mutant": -0.1826, "times_seen": 4.5, "n_models": 2.0, "Env region": "Site 441", "measured IC50 unmutated": 0.01668, "predicted log fold change IC50 unmutated": 1.0, "measured_fold_change": 2.639, "log measured_fold_change": 0.9702}], "data-3da674e88ff30bde06f5abc148e74d07": [{"log measured_fold_change": 7.313}]}}
